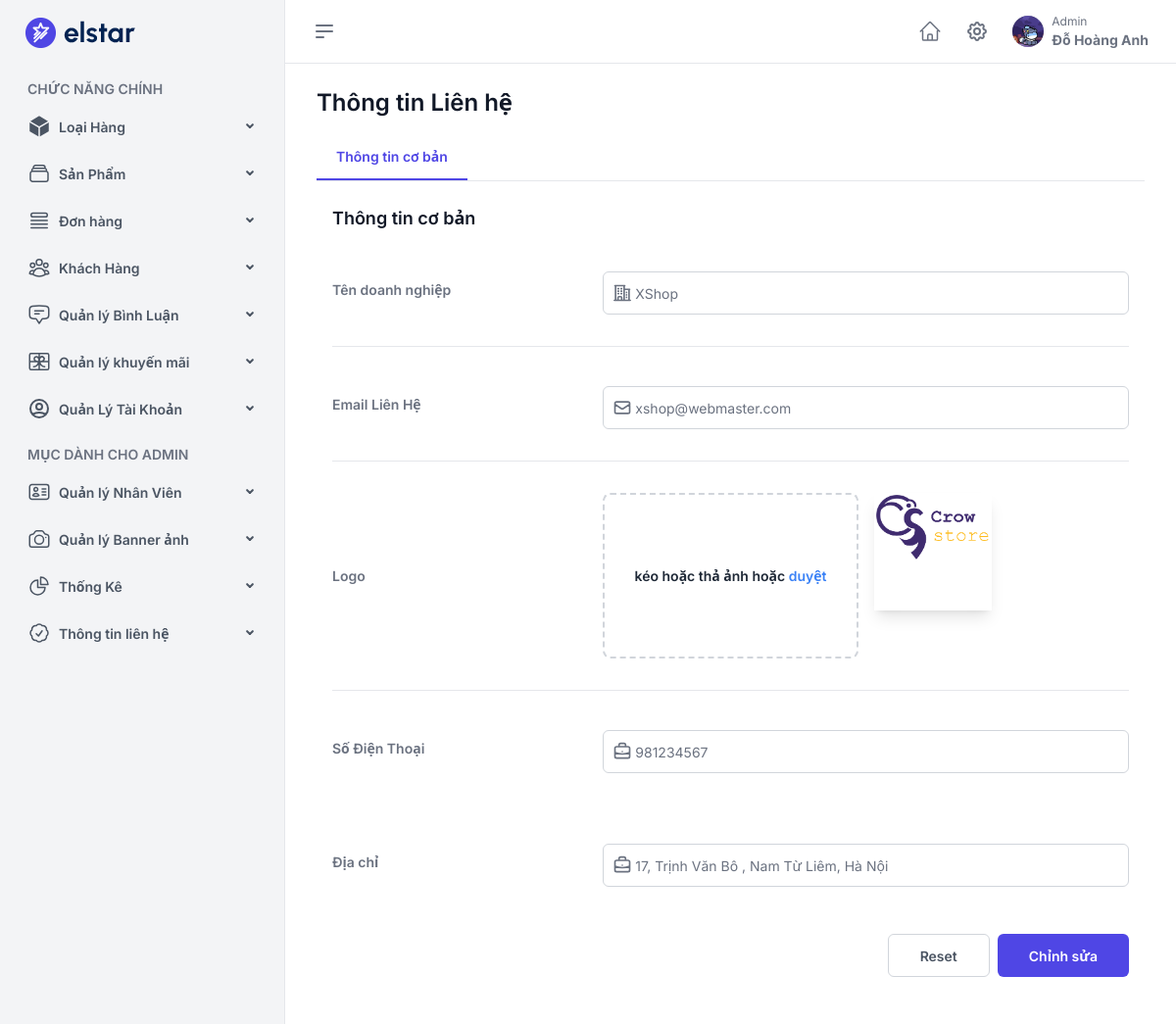
/admin/admin.php?act=contract (signed in), run on the app's committed database.
### tables this page shows
CREATE TABLE `lien_he` (
  `id_lien_he` int(11) NOT NULL,
  `ten_doanh_nghiep` varchar(200) NOT NULL,
  `dia_chi` varchar(200) DEFAULT NULL,
  `sdt` int(11) DEFAULT NULL,
  `logo` varchar(200) NOT NULL,
  `email` varchar(200) DEFAULT NULL,
  `trang_thai` tinyint(2) DEFAULT 0
);

### module/PDO.php (called while the page is built, shortened)
<?php
function pdo_query($sql){
    $sql_args = array_slice(func_get_args(),1);
    try{
        $stmt = $GLOBALS['PDO']->prepare($sql);
        $stmt->execute($sql_args);
        return $stmt->fetchAll(PDO::FETCH_ASSOC);
    }
    catch(PDOException $e){
        echo $e->getMessage();
        return false;
    }
    finally{
        unset($stmt);
    }
}
?>

### module/static.php (called while the page is built, shortened)
<?php
function admin_get_contract(){
    $sql = "SELECT * FROM lien_he";
    $result = pdo_query($sql);
    return $result;
}
?>

### admin/lienhe/edit.php (the view, shortened to what this page needs)
<?php
extract($data);
foreach ($data as $key => $value) {
    extract($value);
}
?>
<main class="h-full">
								<div class="page-container relative h-full flex flex-auto flex-col px-4 sm:px-6 md:px-8 py-4 sm:py-6">
                                    <div class="container mx-auto">
                                        <div class="flex items-center justify-between mb-4">
                                            <h3>Thông tin Liên hệ</h3>
                                        </div>
                                        <div class="card adaptable-card">
                                            <div class="card-body">
                                                <div class="tabs">
                                                    <div role="tablist" class="tab-list tab-list-underline">
                                                        <button class="tab-nav tab-nav-underline active" data-bs-toggle="tab" data-bs-target="#tab-profile" role="tab" aria-selected="true" tabindex="0">
                                                            Thông tin cơ bản
                                                        </button>
                                                    </div>
                                                    <div class="tab-content px-4 py-6">
                                                        <div class="tab-pane fade show active" id="tab-profile" role="tabpanel" aria-labelledby="home-tab" tabindex="0">
                                                            <form action="admin.php?act=contract" method="post" enctype="multipart/form-data" >
                                                             <div class="form-container vertical">
                                                                    <div>
                                                                        <h5>Thông tin cơ bản</h5>
                                                                    </div>
                                                                    <div class="grid md:grid-cols-3 gap-4 py-8 border-b border-gray-200 dark:border-gray-600 items-center">
                                                                        <div class="font-semibold">Tên doanh nghiệp</div>
                                                                        <div class="col-span-2">
                                                                            <div class="form-item vertical mb-0 max-w-[700px]">
                                                                                <div>
                                                                                    <span class="input-wrapper">
                                                                                        <div class="input-suffix-start">
                                                                                        </div>
                                                                                        <input
                                                                                            class="input pl-8"
                                                                                            type="text"
                                                                                            name="ten_doanh_nghiep"
                                                                                            autocomplete="off"
                                                                                            placeholder="Name"
                                                                                            value="<?php echo $ten_doanh_nghiep?>"
                                                                                        >
                                                                                    </span>
                                                                                </div>
                                                                            </div>
                                                                        </div>
                                                                    </div>
                                                                    <div class="grid md:grid-cols-3 gap-4 py-8 border-b border-gray-200 dark:border-gray-600 items-center">
                                                                        <div class="font-semibold">Email Liên Hệ</div>
                                                                        <div class="col-span-2">
                                                                            <div class="form-item vertical mb-0 max-w-[700px]">
                                                                                <div>
                                                                                    <span class="input-wrapper">
                                                                                        <div class="input-suffix-start">
                                                                                        </div>
                                                                                        <input
                                                                                            class="input pl-8"
                                                                                            type="email"
                                                                                            name="email"
                                                                                            autocomplete="off"
                                                                                            placeholder="Email"
                                                                                            value="<?php  echo $email ?>"
                                                                                        >
                                                                                    </span>
                                                                                </div>
                                                                            </div>
                                                                        </div>
                                                                    </div>
                                                                    <div class="grid md:grid-cols-3 gap-4 py-8 border-b border-gray-200 dark:border-gray-600 items-center">
                                                                        <div class="font-semibold">Logo</div>
                                                                        <div class="col-span-2">
                                                                            <div class="form-item vertical mb-0 max-w-[700px]">
                                                                            <div class="grid grid-cols-2 sm:grid-cols-3 lg:grid-cols-2 xl:grid-cols-3 gap-4">
                                                                    <div class="upload upload-draggable hover:border-primary-600 min-h-fit">
                                                                        <div class="max-w-full flex flex-col px-4 py-2 justify-center items-center">
                                                                                <div class="my-16 text-center" id="image-preview-container">
                                                                                <p class="font-semibold">
                                                                                <span class="text-gray-800 dark:text-white">kéo hoặc thả ảnh hoặc</span>
                                                                                <span class="text-blue-500">duyệt</span>
                                                                            </div>
                                                                        </div>
                                                                    </div>
                                                                                    <span class="avatat-lg border-2 border-white dark:border-gray-800 shadow-lg" data-avatar-size="120">
                                                                                            <img  src="../image/<?php echo $logo?>" loading="lazy">
                                                                                        </span>
                                                                                </div>
                                                                            </div>
                                                                        </div>
                                                                    </div>
                                                                    <div class="grid md:grid-cols-3 gap-4 py-8 items-center">
                                                                        <div class="font-semibold">Số Điện Thoại</div>
                                                                        <div class="col-span-2">
                                                                            <div class="form-item vertical mb-0 max-w-[700px]">
                                                                                <div>
                                                                                    <span class="input-wrapper">
                                                                                        <div class="input-suffix-start">
                                                                                        </div>
                                                                                        <input
                                                                                            class="input pl-8"
                                                                                            type="text"
                                                                                            name="sdt"
                                                                                            autocomplete="off"
                                                                                            placeholder="Title"
                                                                                            value="<?php echo $sdt?>"
                                                                                        >
                                                                                    </span>
                                                                                </div>
                                                                            </div>
                                                                        </div>
                                                                    </div>
                                                                    <div class="grid md:grid-cols-3 gap-4 py-8 items-center">
                                                                        <div class="font-semibold">Địa chỉ</div>
                                                                        <div class="col-span-2">
                                                                            <div class="form-item vertical mb-0 max-w-[700px]">
                                                                                <div>
                                                                                    <span class="input-wrapper">
                                                                                        <div class="input-suffix-start">
                                                                                        </div>
                                                                                        <input
                                                                                            class="input pl-8"
                                                                                            type="text"
                                                                                            name="dia_chi"
                                                                                            autocomplete="off"
                                                                                            placeholder="Title"
                                                                                            value="<?php echo $dia_chi?>"
                                                                                        >
                                                                                    </span>
                                                                                </div>
                                                                            </div>
                                                                        </div>
                                                                    </div>
                                                                    </div>
                                                                    <div class="flex mt-4 ltr:justify-end gap-2">
                                                                        <button class="btn btn-default" type="button">
                                                                            Reset
                                                                        </button>
                                                                        <button class="btn btn-solid" type="submit" name="submit">
                                                                            Chỉnh sửa
                                                                        </button>
                                                                    </div>
                                                                </div>
                                                        </div>
                                                    </div>
                                                    </div>
                                                </div>
                                            </div>
                                        </div>
							</main>

### data on the page
lien_he: ten_doanh_nghiep "XShop", email "xshop@webmaster.com", logo (picture), sdt "981234567", dia_chi "17, Trịnh Văn Bô , Nam Từ Liêm, Hà Nội"

### other printed values
$quyen "Admin"
$ten_nhan_vien "Đỗ Hoàng Anh"
